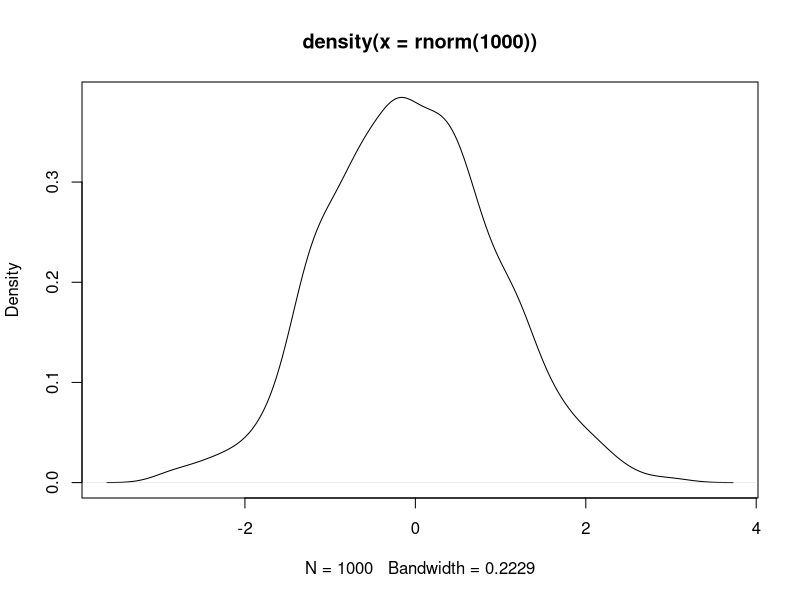
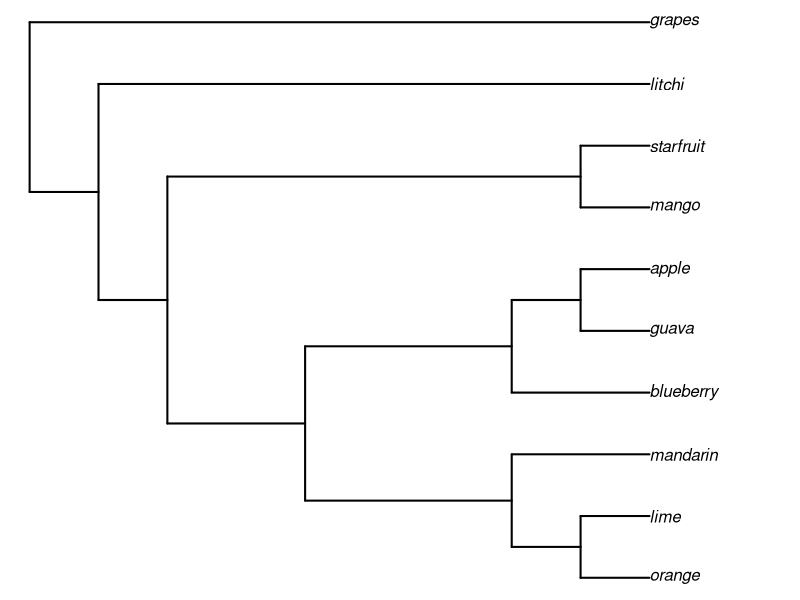
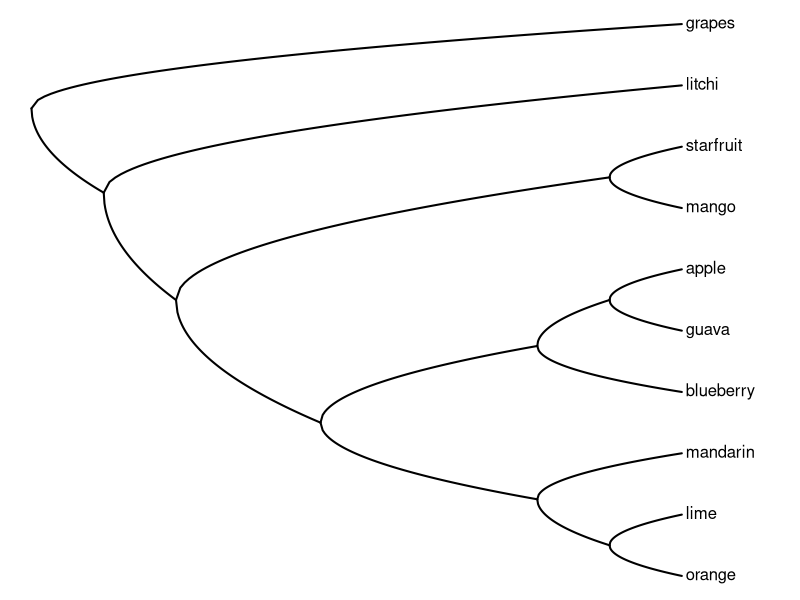
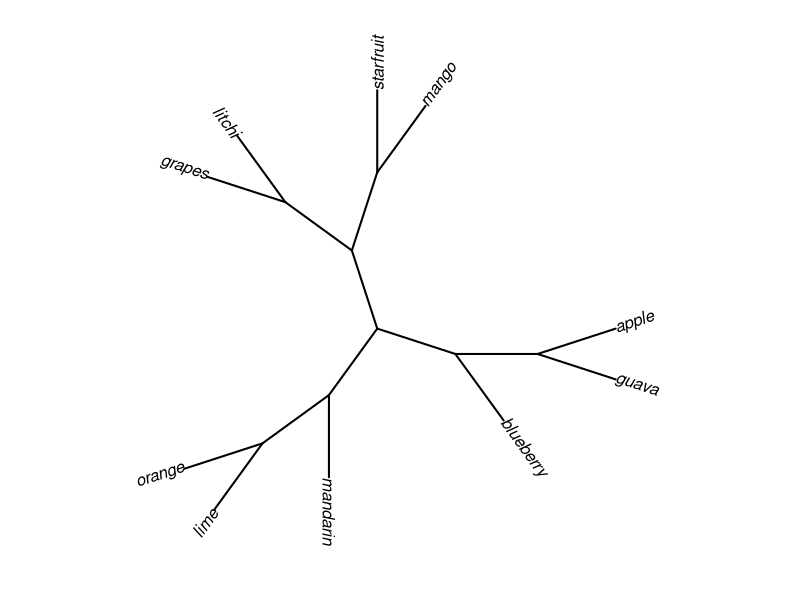

The R script that drew these images, in order:
## ---- chunk 1
plot(density(rnorm(1000)))
## ---- chunk 2
library(ape)
get.trees<-
    "((((((orange, lime),mandarin),(blueberry,(guava,apple))),(mango,starfruit)),litchi),grapes);"
tree<-read.tree(text=get.trees)
plot(tree,no.margin=TRUE,edge.width=2)
## ---- chunk 3
library(phytools)
roundPhylogram(tree)
## ---- chunk 4
plot(unroot(tree),type="unrooted",no.margin=TRUE,lab4ut="axial",
    edge.width=2)
